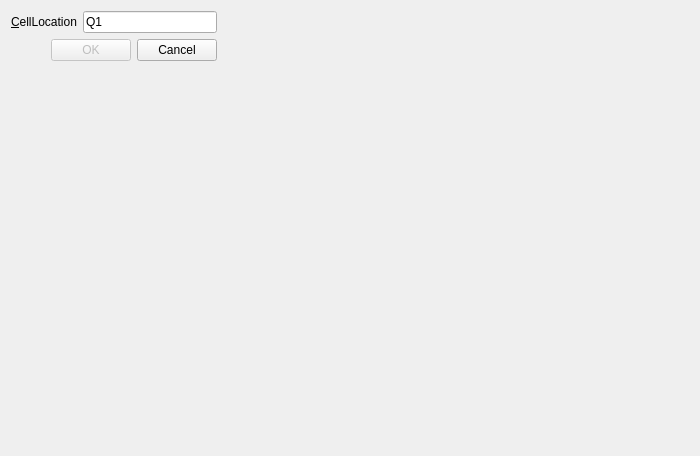
<?xml version="1.0" encoding="UTF-8"?>
<ui version="4.0">
 <class>Dialog</class>
 <widget class="QDialog" name="Dialog">
  <property name="geometry">
   <rect>
    <x>0</x>
    <y>0</y>
    <width>700</width>
    <height>456</height>
   </rect>
  </property>
  <property name="windowTitle">
   <string>Go To Cell</string>
  </property>
  <layout class="QFormLayout" name="formLayout">
   <item row="0" column="0">
    <layout class="QGridLayout" name="gridLayout">
     <item row="0" column="0">
      <layout class="QHBoxLayout" name="horizontalLayout_2">
       <item>
        <widget class="QLabel" name="label">
         <property name="text">
          <string>&lt;html&gt;&lt;head/&gt;&lt;body&gt;&lt;p&gt;&amp;amp;CellLocation&lt;/p&gt;&lt;/body&gt;&lt;/html&gt;</string>
         </property>
         <property name="buddy">
          <cstring>lineEdit</cstring>
         </property>
        </widget>
       </item>
       <item>
        <widget class="QLineEdit" name="lineEdit">
         <property name="enabled">
          <bool>true</bool>
         </property>
         <property name="text">
          <string>Q1</string>
         </property>
        </widget>
       </item>
      </layout>
     </item>
     <item row="1" column="0">
      <layout class="QHBoxLayout" name="horizontalLayout_3">
       <item>
        <spacer name="horizontalSpacer">
         <property name="orientation">
          <enum>Qt::Horizontal</enum>
         </property>
         <property name="sizeHint" stdset="0">
          <size>
           <width>40</width>
           <height>17</height>
          </size>
         </property>
        </spacer>
       </item>
       <item>
        <widget class="QPushButton" name="okButton">
         <property name="enabled">
          <bool>false</bool>
         </property>
         <property name="text">
          <string>OK</string>
         </property>
         <property name="autoDefault">
          <bool>false</bool>
         </property>
         <property name="default">
          <bool>true</bool>
         </property>
        </widget>
       </item>
       <item>
        <widget class="QPushButton" name="cancelButton">
         <property name="text">
          <string>Cancel</string>
         </property>
        </widget>
       </item>
      </layout>
     </item>
    </layout>
   </item>
  </layout>
 </widget>
 <layoutdefault spacing="6" margin="11"/>
 <tabstops>
  <tabstop>lineEdit</tabstop>
  <tabstop>okButton</tabstop>
  <tabstop>cancelButton</tabstop>
 </tabstops>
 <resources/>
 <connections/>
</ui>
